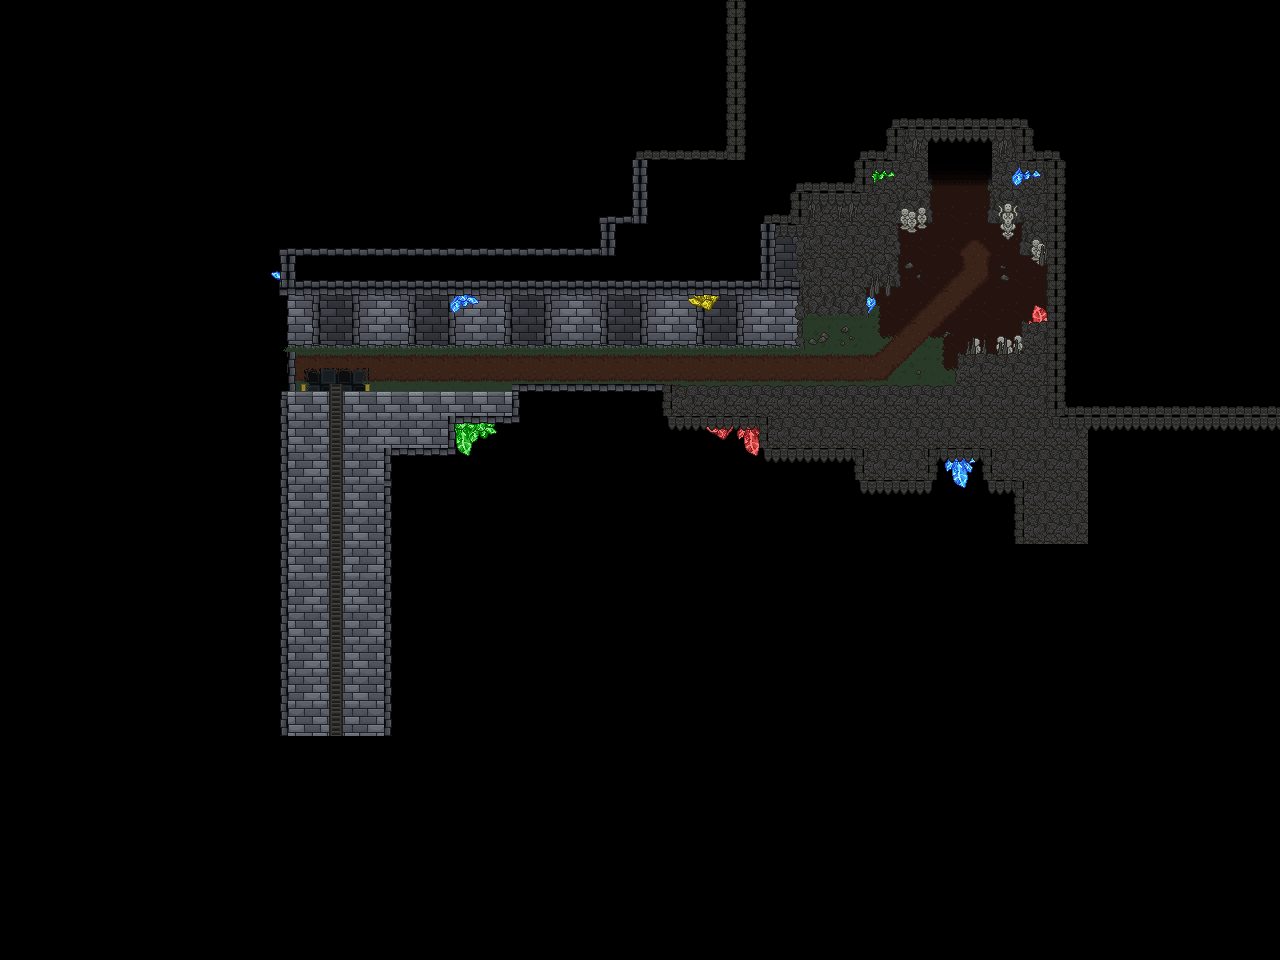

This game map was drawn from its Tiled (.tmx) file and the tilesets committed beside it. A one-line description and the trimmed map source follow:
An orthogonal 40x30 tile map with 32x32 px tiles, 10 tile layers (floor1, floor2, floor3, wall1, ...), 5 tilesets and 53 objects (normspear, normsword, nakedsword, world, transition, ...).

<map version="1.2" tiledversion="1.2.3" orientation="orthogonal" renderorder="right-down" width="40" height="30" tilewidth="32" tileheight="32" infinite="0" nextlayerid="27" nextobjectid="83">
 <tileset firstgid="1" source="tileset.tsx" />
 <tileset firstgid="82" source="roadset.tsx" />
 <tileset firstgid="163" source="crystalsheet.tsx" />
 <tileset firstgid="263" source="castletileset.tsx" />
 <tileset firstgid="344" source="chambertileset.tsx" />
 <layer id="17" name="floor1" width="40" height="30">
  <data>[1200 cells, 100 non-empty, 12 distinct tile ids]</data>
 </layer>
 <layer id="18" name="floor2" width="40" height="30">
  <data>[1200 cells, 40 non-empty, 19 distinct tile ids]</data>
 </layer>
 <layer id="19" name="floor3" width="40" height="30">
  <data>[1200 cells, 12 non-empty, 11 distinct tile ids]</data>
 </layer>
 <layer id="20" name="wall1" width="40" height="30">
  <data>[1200 cells, 159 non-empty, 22 distinct tile ids]</data>
 </layer>
 <layer id="21" name="wall2" width="40" height="30">
  <data>[1200 cells, 52 non-empty, 18 distinct tile ids]</data>
 </layer>
 <layer id="22" name="wall3" width="40" height="30">
  <data>[1200 cells, 25 non-empty, 10 distinct tile ids]</data>
 </layer>
 <layer id="23" name="wall4" width="40" height="30">
  <data>[1200 cells, 28 non-empty, 11 distinct tile ids]</data>
 </layer>
 <layer id="24" name="ceiling1" width="40" height="30">
  <data>[1200 cells, 257 non-empty, 18 distinct tile ids]</data>
 </layer>
 <layer id="25" name="ceiling2" width="40" height="30">
  <data>[1200 cells, 68 non-empty, 9 distinct tile ids]</data>
 </layer>
 <layer id="26" name="ceiling3" width="40" height="30">
  <data>[1200 cells, 56 non-empty, 5 distinct tile ids]</data>
 </layer>
 <objectgroup id="10" name="blockall" visible="0">
  <object id="32" x="360.831" y="396.403" width="152.924" height="9.06702" />
  <object id="33" x="285.639" y="396.423" width="22.2088" height="9.0471" />
  <object id="34" x="286.908" y="309.972" width="514.293" height="22.851" />
  <object id="35" x="801.201" y="279.514" width="64.4056" height="30.4578" />
  <object id="36" x="865.606" y="214.157" width="31.0924" height="65.3574" />
  <object id="37" x="896.698" y="128.811" width="33.3132" height="85.3453" />
  <object id="38" x="930.012" y="118.341" width="63.1365" height="10.4699" />
  <object id="39" x="993.148" y="118.341" width="31.7269" height="96.4498" />
  <object id="40" x="1024.88" y="214.791" width="31.4096" height="32.3614" />
  <object id="41" x="1056.28" y="247.153" width="9.51807" height="82.8072" />
  <object id="42" x="1022.97" y="329.96" width="42.8313" height="34.265" />
  <object id="43" x="957.931" y="364.225" width="65.0401" height="32.996" />
  <object id="44" x="670.168" y="397.221" width="288.08" height="9.51807" />
  <object id="71" x="966.337" y="352.726" width="56.0475" height="12.3305" />
 </objectgroup>
 <objectgroup id="11" name="blockmove" visible="0">
  <object id="14" x="344.741" y="396.373" width="18.9557" height="321.975" />
  <object id="15" x="305.15" y="396.505" width="21.6046" height="321.613" />
  <object id="66" x="364.862" y="384.271" width="5.10615" height="7.02171" />
  <object id="67" x="301.138" y="384.154" width="4.8365" height="7.05043" />
 </objectgroup>
 <objectgroup id="12" name="light" visible="0">
  <object id="22" x="303.203" y="387.495">
   <properties>
    <property name="blue" type="float" value="0.29999999999999999" />
    <property name="green" type="float" value="0.050000000000000003" />
    <property name="lightlevel" type="float" value="8" />
    <property name="red" type="float" value="0.050000000000000003" />
   </properties>
   <point />
  </object>
  <object id="23" x="367.418" y="388.18">
   <properties>
    <property name="blue" type="float" value="0.29999999999999999" />
    <property name="green" type="float" value="0.050000000000000003" />
    <property name="lightlevel" type="float" value="8" />
    <property name="red" type="float" value="0.050000000000000003" />
   </properties>
   <point />
  </object>
  <object id="30" x="466.05" y="442.016">
   <properties>
    <property name="blue" type="float" value="0.16" />
    <property name="green" type="float" value="0.050000000000000003" />
    <property name="lightlevel" type="float" value="7" />
    <property name="red" type="float" value="0.14999999999999999" />
   </properties>
   <point />
  </object>
  <object id="31" x="737.507" y="435.994">
   <properties>
    <property name="blue" type="float" value="0.16" />
    <property name="green" type="float" value="0.16" />
    <property name="lightlevel" type="float" value="9" />
    <property name="red" type="float" value="0.070000000000000007" />
   </properties>
   <point />
  </object>
  <object id="45" x="705.444" y="287.682">
   <properties>
    <property name="blue" type="float" value="0.29999999999999999" />
    <property name="green" type="float" value="0.050000000000000003" />
    <property name="lightlevel" type="float" value="8" />
    <property name="red" type="float" value="0.050000000000000003" />
   </properties>
   <point />
  </object>
  <object id="46" x="1026.02" y="178.929">
   <properties>
    <property name="blue" type="float" value="0.029999999999999999" />
    <property name="green" type="float" value="0.12" />
    <property name="lightlevel" type="float" value="7" />
    <property name="red" type="float" value="0.12" />
   </properties>
   <point />
  </object>
  <object id="47" x="958.74" y="474.52">
   <properties>
    <property name="blue" type="float" value="0.029999999999999999" />
    <property name="green" type="float" value="0.12" />
    <property name="lightlevel" type="float" value="7" />
    <property name="red" type="float" value="0.12" />
   </properties>
   <point />
  </object>
  <object id="48" x="883.59" y="171.056">
   <properties>
    <property name="blue" type="float" value="0.16" />
    <property name="green" type="float" value="0.050000000000000003" />
    <property name="lightlevel" type="float" value="7" />
    <property name="red" type="float" value="0.14999999999999999" />
   </properties>
   <point />
  </object>
  <object id="49" x="862.98" y="309.807">
   <properties>
    <property name="blue" type="float" value="0.029999999999999999" />
    <property name="green" type="float" value="0.12" />
    <property name="lightlevel" type="float" value="7" />
    <property name="red" type="float" value="0.12" />
   </properties>
   <point />
  </object>
  <object id="50" x="994.225" y="458.514">
   <properties>
    <property name="blue" type="float" value="0.029999999999999999" />
    <property name="green" type="float" value="0.12" />
    <property name="lightlevel" type="float" value="7" />
    <property name="red" type="float" value="0.12" />
   </properties>
   <point />
  </object>
  <object id="51" x="467.701" y="300.975">
   <properties>
    <property name="blue" type="float" value="0.029999999999999999" />
    <property name="green" type="float" value="0.12" />
    <property name="lightlevel" type="float" value="7" />
    <property name="red" type="float" value="0.12" />
   </properties>
   <point />
  </object>
  <object id="64" x="1037.61" y="316.373">
   <properties>
    <property name="blue" type="float" value="0.16" />
    <property name="green" type="float" value="0.16" />
    <property name="lightlevel" type="float" value="9" />
    <property name="red" type="float" value="0.070000000000000007" />
   </properties>
   <point />
  </object>
  </objectgroup>
 <objectgroup id="13" name="bg" visible="0">
  <!-- 11 objects omitted --></objectgroup>
 <objectgroup id="14" name="enemy">
  <!-- 3 objects omitted --></objectgroup>
 <objectgroup id="15" name="mapinfo">
  <!-- 5 objects omitted --></objectgroup>
</map>
<!-- 23 of 53 objects omitted -->
